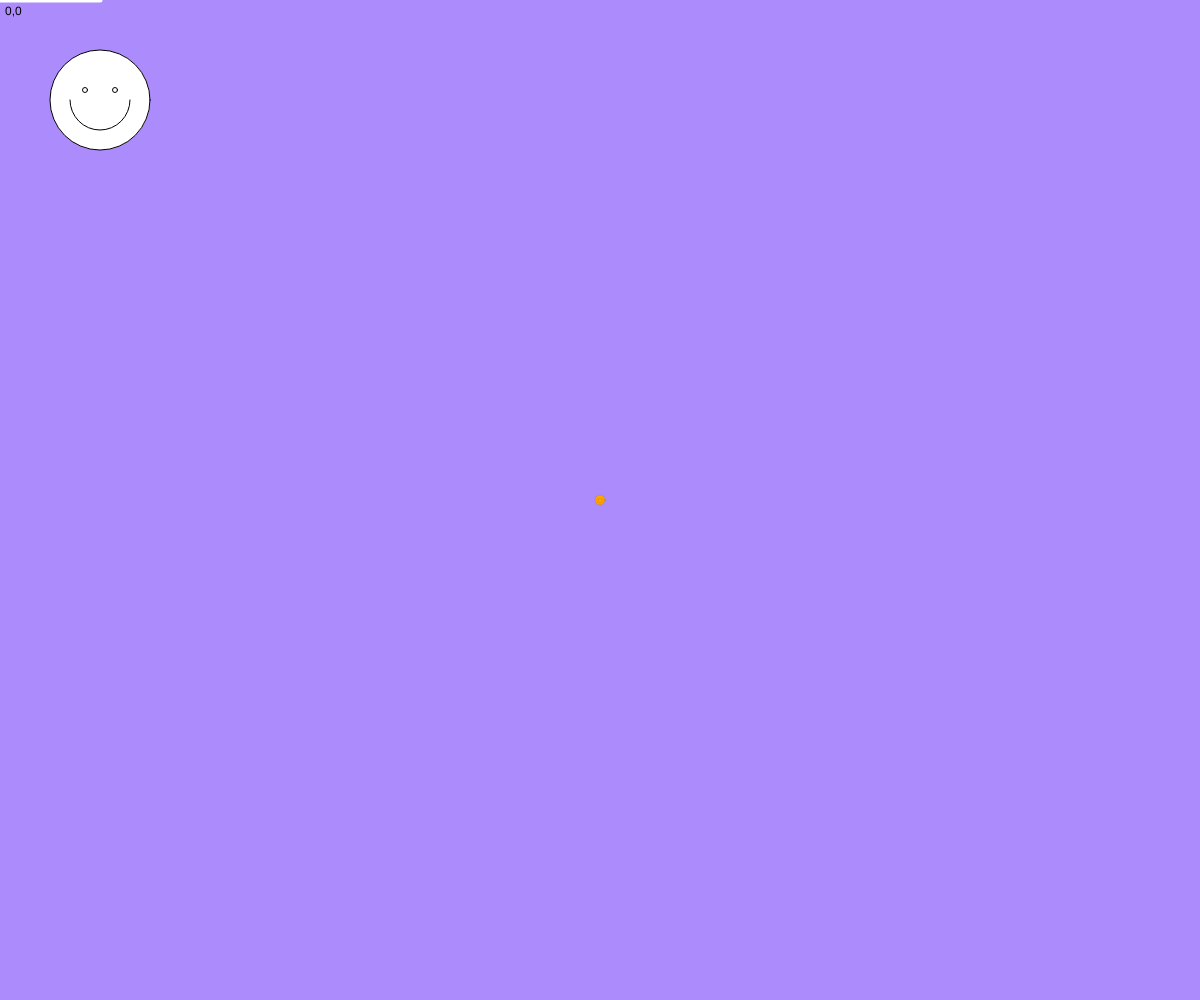
Frame 1 (no input)
Frame 60 (no input): identical to frame 1, image omitted
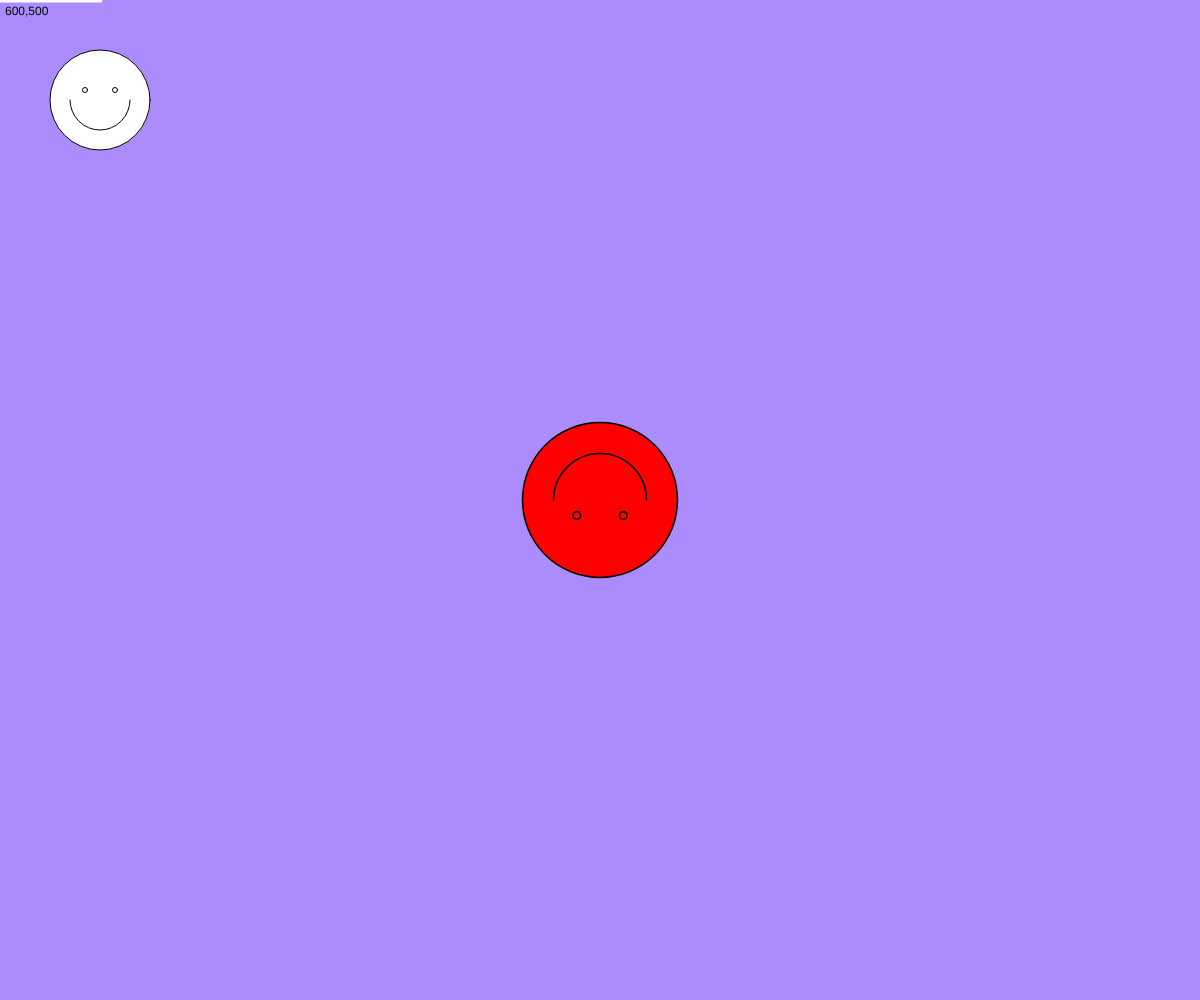
Frame 120 (the mouse pressed at the canvas centre since frame 60)

The p5.js sketch that drew these frames (run headless with seeded random() and noise() and a simulated clock; from frame 60 on, the mouse is pressed at the canvas centre):

// p5.js sketch
// ── sketch.js
function setup() {
  createCanvas(windowWidth, windowHeight);

}

function draw() {
  // any transformations are reset
  // at the beginning of draw
  background("#ac8cfcff");

  circle(100,100,100);
  circle(85,90,5);
  circle(115,90,5);
  arc(100,100,60,60,0,PI);

  push();
  //rotate(radians(angle));
  stroke("white");
  strokeWeight(5);
  line(0,0,100,0);
  pop();

  // translate is the TRANSFORMATION function
  // it moves the coordinate matrix according to
  // a new set of coordinates, which becomes 
  // the "new" 0,0

  // push and pop ISOLATE a transformation
  // anything enclosed within push and pop only applies 
  // with that enclosure

  push(); // push indicates the beginning of an isolated block

   if(mouseX >= width/2 && mouseY >= height/2){ // if the test inside the () is met...
    // run this code
    fill("pink");
  }else if(mouseX < width/2 && mouseY < height/2){
    fill("orange");
  }else { // otherwise...
    // run this codes
    fill("yellow");
  }

  // mouseIsPressed is a system variable that switches 
  // from false to true when the mouse is down
  if(mouseIsPressed == true){
    fill("red");
  }

  // fill("pink");
  // translate(width/2, height/2);
  // translate(mouseX, height/2);
  translate(width/2, height/2);

  let angle;
  // map is a fuction that scales number proportionally
  // parameters:
  // 1: input variables to scale 
  // 2: low end of input range
  // 3: HIGH END of the output range
  // 4: low end of the output range
  // 5: high end of the output range
  angle = map(mouseX, 0, width, 0, 360);
  rotate(radians(angle));

  let scaleFactor; // making a variable to hold scale amount
  scaleFactor = map(mouseY, 0, height, 0.1, 3);
  // scale makes the coordinate system larger or smaller
  // it takes a "factor" as a parameter
  // if you supply 2 parameters, it scales differently
  // on x and y axes
  // such as scale(2,1)
  scale(scaleFactor);
  circle(0,0,100);
  circle(-15,-10,5);
  circle(15,-10,5);
  arc(0,0,60,60,0,PI);
  pop(); // pop indicates the end of an isolated block


  // text function: text, x, y of top left corner
  text(mouseX + "," + mouseY, 5, 15);


  

}
